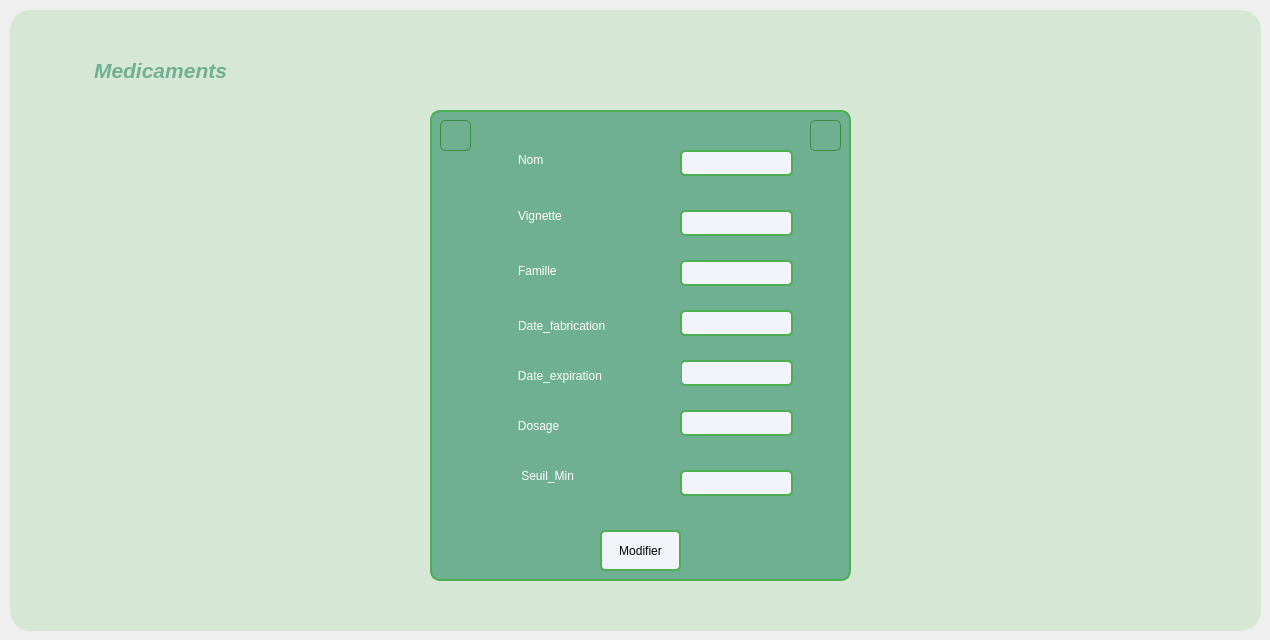
      <widget class="QWidget" name="tab_5">
       <attribute name="title">
        <string>Modifier</string>
       </attribute>
       <widget class="QFrame" name="frame_2">
        <property name="geometry">
         <rect>
          <x>430</x>
          <y>110</y>
          <width>421</width>
          <height>471</height>
         </rect>
        </property>
        <property name="styleSheet">
         <string notr="true">*{
    background-color: #f0f4f8;  /* Couleur de fond gris clair */
    font-family: Arial, sans-serif;  /* Police moderne et lisible */
}

/* Style pour les QFrame avec couleur vert pistache */
QFrame {
 background-color: #6FAF92;   /* Fond vert pistache */
    border: 2px solid #4CAF50;   /* Bordure vert émeraude */
    border-radius: 10px;         /* Coins arrondis */
    padding: 15px;        
}
QLabel {
    border: none;
}
</string>
        </property>
        <property name="frameShape">
         <enum>QFrame::StyledPanel</enum>
        </property>
        <property name="frameShadow">
         <enum>QFrame::Raised</enum>
        </property>
        <widget class="QLineEdit" name="lineEdit_8">
         <property name="geometry">
          <rect>
           <x>250</x>
           <y>40</y>
           <width>113</width>
           <height>26</height>
          </rect>
         </property>
         <property name="styleSheet">
          <string notr="true">* {
    background-color: #FFFFF;   /* Fond vert pistache */
    border:  2px solid #4CAF50;   /* Bordure bleu clair */
    border-radius: 5px;         /* Coins arrondis */
    padding: 15px;               /* Espacement interne */
}</string>
         </property>
        </widget>
        <widget class="QLineEdit" name="lineEdit_9">
         <property name="geometry">
          <rect>
           <x>250</x>
           <y>100</y>
           <width>113</width>
           <height>26</height>
          </rect>
         </property>
         <property name="styleSheet">
          <string notr="true">* {
    background-color: #FFFFF;   /* Fond vert pistache */
    border: 2px solid #4CAF50;   /* Bordure bleu clair */
    border-radius: 5px;         /* Coins arrondis */
    padding: 15px;               /* Espacement interne */
}</string>
         </property>
        </widget>
        <widget class="QLineEdit" name="lineEdit_10">
         <property name="geometry">
          <rect>
           <x>250</x>
           <y>200</y>
           <width>113</width>
           <height>26</height>
          </rect>
         </property>
         <property name="styleSheet">
          <string notr="true">* {
    background-color: #FFFFF;   /* Fond vert pistache */
    border: 2px solid #4CAF50;   /* Bordure bleu clair */
    border-radius: 5px;         /* Coins arrondis */
    padding: 15px;               /* Espacement interne */
}</string>
         </property>
        </widget>
        <widget class="QLineEdit" name="lineEdit_11">
         <property name="geometry">
          <rect>
           <x>250</x>
           <y>250</y>
           <width>113</width>
           <height>26</height>
          </rect>
         </property>
         <property name="styleSheet">
          <string notr="true">* {
    background-color: #FFFFF;   /* Fond vert pistache */
    border:  2px solid #4CAF50;   /* Bordure bleu clair */
    border-radius: 5px;         /* Coins arrondis */
    padding: 15px;               /* Espacement interne */
}</string>
         </property>
        </widget>
        <widget class="QLineEdit" name="lineEdit_12">
         <property name="geometry">
          <rect>
           <x>250</x>
           <y>150</y>
           <width>113</width>
           <height>26</height>
          </rect>
         </property>
         <property name="styleSheet">
          <string notr="true">* {
    background-color: #FFFFF;   /* Fond vert pistache */
    border:  2px solid #4CAF50;   /* Bordure bleu clair */
    border-radius: 5px;         /* Coins arrondis */
    padding: 15px;               /* Espacement interne */
}</string>
         </property>
        </widget>
        <widget class="QLineEdit" name="lineEdit_13">
         <property name="geometry">
          <rect>
           <x>250</x>
           <y>300</y>
           <width>113</width>
           <height>26</height>
          </rect>
         </property>
         <property name="styleSheet">
          <string notr="true">* {
    background-color: #FFFFF;   /* Fond vert pistache */
    border:  2px solid #4CAF50;   /* Bordure bleu clair */
    border-radius: 5px;         /* Coins arrondis */
    padding: 15px;               /* Espacement interne */
}</string>
         </property>
        </widget>
        <widget class="QLineEdit" name="lineEdit_14">
         <property name="geometry">
          <rect>
           <x>250</x>
           <y>360</y>
           <width>113</width>
           <height>26</height>
          </rect>
         </property>
         <property name="styleSheet">
          <string notr="true">* {
    background-color: #FFFFF;   /* Fond vert pistache */
    border: 2px solid #4CAF50;   /* Bordure bleu clair */
    border-radius: 5px;         /* Coins arrondis */
    padding: 15px;               /* Espacement interne */
}</string>
         </property>
        </widget>
        <widget class="QLabel" name="label_9">
         <property name="geometry">
          <rect>
           <x>70</x>
           <y>29</y>
           <width>91</width>
           <height>41</height>
          </rect>
         </property>
         <property name="styleSheet">
          <string notr="true">* {
    color: white;
}
</string>
         </property>
         <property name="text">
          <string>Nom</string>
         </property>
        </widget>
        <widget class="QLabel" name="label_10">
         <property name="geometry">
          <rect>
           <x>70</x>
           <y>80</y>
           <width>101</width>
           <height>51</height>
          </rect>
         </property>
         <property name="styleSheet">
          <string notr="true">* {
    color: white;
}
</string>
         </property>
         <property name="text">
          <string>Vignette</string>
         </property>
        </widget>
        <widget class="QLabel" name="label_11">
         <property name="geometry">
          <rect>
           <x>70</x>
           <y>130</y>
           <width>131</width>
           <height>61</height>
          </rect>
         </property>
         <property name="styleSheet">
          <string notr="true">* {
    color: white;
}
</string>
         </property>
         <property name="text">
          <string>Famille</string>
         </property>
        </widget>
        <widget class="QLabel" name="label_12">
         <property name="geometry">
          <rect>
           <x>70</x>
           <y>190</y>
           <width>141</width>
           <height>51</height>
          </rect>
         </property>
         <property name="styleSheet">
          <string notr="true">* {
    color: white;
}
</string>
         </property>
         <property name="text">
          <string>Date_fabrication</string>
         </property>
        </widget>
        <widget class="QLabel" name="label_13">
         <property name="geometry">
          <rect>
           <x>60</x>
           <y>240</y>
           <width>191</width>
           <height>51</height>
          </rect>
         </property>
         <property name="styleSheet">
          <string notr="true">* {
    color: white;
}
</string>
         </property>
         <property name="text">
          <string>   Date_expiration</string>
         </property>
        </widget>
        <widget class="QLabel" name="label_14">
         <property name="geometry">
          <rect>
           <x>50</x>
           <y>290</y>
           <width>121</width>
           <height>51</height>
          </rect>
         </property>
         <property name="styleSheet">
          <string notr="true">* {
    color: white;
}
</string>
         </property>
         <property name="text">
          <string>      Dosage</string>
         </property>
        </widget>
        <widget class="QLabel" name="label_15">
         <property name="geometry">
          <rect>
           <x>50</x>
           <y>340</y>
           <width>131</width>
           <height>51</height>
          </rect>
         </property>
         <property name="styleSheet">
          <string notr="true">* {
    color: white;
}
</string>
         </property>
         <property name="text">
          <string>       Seuil_Min</string>
         </property>
        </widget>
        <widget class="QPushButton" name="pushButton_3">
         <property name="geometry">
          <rect>
           <x>170</x>
           <y>420</y>
           <width>81</width>
           <height>41</height>
          </rect>
         </property>
         <property name="styleSheet">
          <string notr="true">* {
	font: 700 7pt &quot;Segoe UI&quot;;
    background-color: #FFFFF;   /* Fond vert pistache */
    border: 2px solid #4CAF50;   /* Bordure bleu clair */
    border-radius: 5px;         /* Coins arrondis */
    padding: 10px;               /* Espacement interne */
 color: black; 
}
*:hover {
    background-color: #81C784;  /* Lighter green on hover */
}</string>
         </property>
         <property name="text">
          <string>Modifier</string>
         </property>
        </widget>
        <widget class="QPushButton" name="pb_select_21">
         <property name="geometry">
          <rect>
           <x>380</x>
           <y>10</y>
           <width>31</width>
           <height>31</height>
          </rect>
         </property>
         <property name="styleSheet">
          <string notr="true">*{
    background-color: #6FAF92;  /* Medium green button */
    border: 1px solid #388E3C;  /* Darker green border */
    border-radius: 5px;
    color: #FFFFFF;             /* White text for contrast */
    padding: 5px;
}

*:hover {
    background-color: #81C784;  /* Lighter green on hover */
}</string>
         </property>
         <property name="text">
          <string/>
         </property>
         <property name="icon">
          <iconset>
           <normaloff>../../x.png</normaloff>../../x.png</iconset>
         </property>
         <property name="iconSize">
          <size>
           <width>16</width>
           <height>30</height>
          </size>
         </property>
        </widget>
        <widget class="QPushButton" name="pb_select_22">
         <property name="geometry">
          <rect>
           <x>10</x>
           <y>10</y>
           <width>31</width>
           <height>31</height>
          </rect>
         </property>
         <property name="styleSheet">
          <string notr="true">*{
    background-color: #6FAF92;  /* Medium green button */
    border: 1px solid #388E3C;  /* Darker green border */
    border-radius: 5px;
    color: #FFFFFF;             /* White text for contrast */
    padding: 5px;
}

*:hover {
    background-color: #81C784;  /* Lighter green on hover */
}</string>
         </property>
         <property name="text">
          <string/>
         </property>
         <property name="icon">
          <iconset>
           <normaloff>../../en-arriere.png</normaloff>../../en-arriere.png</iconset>
         </property>
         <property name="iconSize">
          <size>
           <width>22</width>
           <height>30</height>
          </size>
         </property>
        </widget>
       </widget>
       <widget class="QGroupBox" name="groupBox_8">
        <property name="geometry">
         <rect>
          <x>10</x>
          <y>10</y>
          <width>1251</width>
          <height>621</height>
         </rect>
        </property>
        <property name="styleSheet">
         <string notr="true">background-color:#D6E7D5;

border-radius : 20px;</string>
        </property>
        <property name="title">
         <string/>
        </property>
        <widget class="QLabel" name="label_59">
         <property name="geometry">
          <rect>
           <x>50</x>
           <y>30</y>
           <width>201</width>
           <height>61</height>
          </rect>
         </property>
         <property name="styleSheet">
          <string notr="true">*{
    color: #6FAF92;
    font-size: 16px; /* Taille du texte (ajustable) */
    font-weight: normal; /* Style du texte */
}</string>
         </property>
         <property name="text">
          <string>&lt;html&gt;&lt;head/&gt;&lt;body&gt;&lt;p align=&quot;center&quot;&gt;&lt;span style=&quot; font-size:16pt; font-weight:700; font-style:italic;&quot;&gt;Medicaments&lt;/span&gt;&lt;/p&gt;&lt;/body&gt;&lt;/html&gt;</string>
         </property>
        </widget>
       </widget>
       <zorder>groupBox_8</zorder>
       <zorder>frame_2</zorder>
      </widget>
